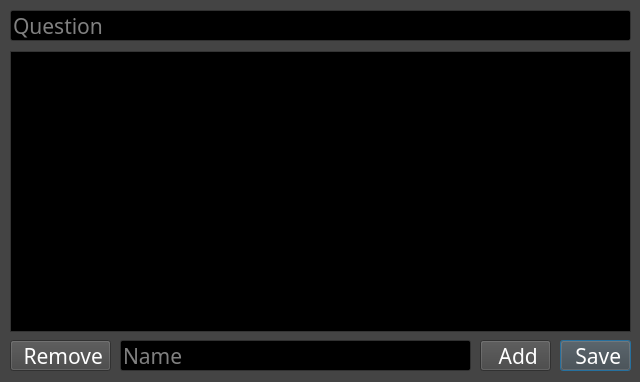
<?xml version="1.0" encoding="UTF-8"?>
<ui version="4.0">
 <class>OPTIONS_QUESTION_ORDER</class>
 <widget class="QDialog" name="OPTIONS_QUESTION_ORDER">
  <property name="geometry">
   <rect>
    <x>0</x>
    <y>0</y>
    <width>640</width>
    <height>382</height>
   </rect>
  </property>
  <property name="minimumSize">
   <size>
    <width>640</width>
    <height>382</height>
   </size>
  </property>
  <property name="maximumSize">
   <size>
    <width>640</width>
    <height>382</height>
   </size>
  </property>
  <property name="palette">
   <palette>
    <active>
     <colorrole role="WindowText">
      <brush brushstyle="SolidPattern">
       <color alpha="255">
        <red>255</red>
        <green>255</green>
        <blue>255</blue>
       </color>
      </brush>
     </colorrole>
     <colorrole role="Button">
      <brush brushstyle="SolidPattern">
       <color alpha="255">
        <red>68</red>
        <green>68</green>
        <blue>68</blue>
       </color>
      </brush>
     </colorrole>
     <colorrole role="Light">
      <brush brushstyle="SolidPattern">
       <color alpha="255">
        <red>102</red>
        <green>102</green>
        <blue>102</blue>
       </color>
      </brush>
     </colorrole>
     <colorrole role="Midlight">
      <brush brushstyle="SolidPattern">
       <color alpha="255">
        <red>85</red>
        <green>85</green>
        <blue>85</blue>
       </color>
      </brush>
     </colorrole>
     <colorrole role="Dark">
      <brush brushstyle="SolidPattern">
       <color alpha="255">
        <red>34</red>
        <green>34</green>
        <blue>34</blue>
       </color>
      </brush>
     </colorrole>
     <colorrole role="Mid">
      <brush brushstyle="SolidPattern">
       <color alpha="255">
        <red>45</red>
        <green>45</green>
        <blue>45</blue>
       </color>
      </brush>
     </colorrole>
     <colorrole role="Text">
      <brush brushstyle="SolidPattern">
       <color alpha="255">
        <red>255</red>
        <green>255</green>
        <blue>255</blue>
       </color>
      </brush>
     </colorrole>
     <colorrole role="BrightText">
      <brush brushstyle="SolidPattern">
       <color alpha="255">
        <red>255</red>
        <green>255</green>
        <blue>255</blue>
       </color>
      </brush>
     </colorrole>
     <colorrole role="ButtonText">
      <brush brushstyle="SolidPattern">
       <color alpha="255">
        <red>255</red>
        <green>255</green>
        <blue>255</blue>
       </color>
      </brush>
     </colorrole>
     <colorrole role="Base">
      <brush brushstyle="SolidPattern">
       <color alpha="255">
        <red>0</red>
        <green>0</green>
        <blue>0</blue>
       </color>
      </brush>
     </colorrole>
     <colorrole role="Window">
      <brush brushstyle="SolidPattern">
       <color alpha="255">
        <red>68</red>
        <green>68</green>
        <blue>68</blue>
       </color>
      </brush>
     </colorrole>
     <colorrole role="Shadow">
      <brush brushstyle="SolidPattern">
       <color alpha="255">
        <red>0</red>
        <green>0</green>
        <blue>0</blue>
       </color>
      </brush>
     </colorrole>
     <colorrole role="AlternateBase">
      <brush brushstyle="SolidPattern">
       <color alpha="255">
        <red>34</red>
        <green>34</green>
        <blue>34</blue>
       </color>
      </brush>
     </colorrole>
     <colorrole role="ToolTipBase">
      <brush brushstyle="SolidPattern">
       <color alpha="255">
        <red>255</red>
        <green>255</green>
        <blue>220</blue>
       </color>
      </brush>
     </colorrole>
     <colorrole role="ToolTipText">
      <brush brushstyle="SolidPattern">
       <color alpha="255">
        <red>0</red>
        <green>0</green>
        <blue>0</blue>
       </color>
      </brush>
     </colorrole>
    </active>
    <inactive>
     <colorrole role="WindowText">
      <brush brushstyle="SolidPattern">
       <color alpha="255">
        <red>255</red>
        <green>255</green>
        <blue>255</blue>
       </color>
      </brush>
     </colorrole>
     <colorrole role="Button">
      <brush brushstyle="SolidPattern">
       <color alpha="255">
        <red>68</red>
        <green>68</green>
        <blue>68</blue>
       </color>
      </brush>
     </colorrole>
     <colorrole role="Light">
      <brush brushstyle="SolidPattern">
       <color alpha="255">
        <red>102</red>
        <green>102</green>
        <blue>102</blue>
       </color>
      </brush>
     </colorrole>
     <colorrole role="Midlight">
      <brush brushstyle="SolidPattern">
       <color alpha="255">
        <red>85</red>
        <green>85</green>
        <blue>85</blue>
       </color>
      </brush>
     </colorrole>
     <colorrole role="Dark">
      <brush brushstyle="SolidPattern">
       <color alpha="255">
        <red>34</red>
        <green>34</green>
        <blue>34</blue>
       </color>
      </brush>
     </colorrole>
     <colorrole role="Mid">
      <brush brushstyle="SolidPattern">
       <color alpha="255">
        <red>45</red>
        <green>45</green>
        <blue>45</blue>
       </color>
      </brush>
     </colorrole>
     <colorrole role="Text">
      <brush brushstyle="SolidPattern">
       <color alpha="255">
        <red>255</red>
        <green>255</green>
        <blue>255</blue>
       </color>
      </brush>
     </colorrole>
     <colorrole role="BrightText">
      <brush brushstyle="SolidPattern">
       <color alpha="255">
        <red>255</red>
        <green>255</green>
        <blue>255</blue>
       </color>
      </brush>
     </colorrole>
     <colorrole role="ButtonText">
      <brush brushstyle="SolidPattern">
       <color alpha="255">
        <red>255</red>
        <green>255</green>
        <blue>255</blue>
       </color>
      </brush>
     </colorrole>
     <colorrole role="Base">
      <brush brushstyle="SolidPattern">
       <color alpha="255">
        <red>0</red>
        <green>0</green>
        <blue>0</blue>
       </color>
      </brush>
     </colorrole>
     <colorrole role="Window">
      <brush brushstyle="SolidPattern">
       <color alpha="255">
        <red>68</red>
        <green>68</green>
        <blue>68</blue>
       </color>
      </brush>
     </colorrole>
     <colorrole role="Shadow">
      <brush brushstyle="SolidPattern">
       <color alpha="255">
        <red>0</red>
        <green>0</green>
        <blue>0</blue>
       </color>
      </brush>
     </colorrole>
     <colorrole role="AlternateBase">
      <brush brushstyle="SolidPattern">
       <color alpha="255">
        <red>34</red>
        <green>34</green>
        <blue>34</blue>
       </color>
      </brush>
     </colorrole>
     <colorrole role="ToolTipBase">
      <brush brushstyle="SolidPattern">
       <color alpha="255">
        <red>255</red>
        <green>255</green>
        <blue>220</blue>
       </color>
      </brush>
     </colorrole>
     <colorrole role="ToolTipText">
      <brush brushstyle="SolidPattern">
       <color alpha="255">
        <red>0</red>
        <green>0</green>
        <blue>0</blue>
       </color>
      </brush>
     </colorrole>
    </inactive>
    <disabled>
     <colorrole role="WindowText">
      <brush brushstyle="SolidPattern">
       <color alpha="255">
        <red>34</red>
        <green>34</green>
        <blue>34</blue>
       </color>
      </brush>
     </colorrole>
     <colorrole role="Button">
      <brush brushstyle="SolidPattern">
       <color alpha="255">
        <red>68</red>
        <green>68</green>
        <blue>68</blue>
       </color>
      </brush>
     </colorrole>
     <colorrole role="Light">
      <brush brushstyle="SolidPattern">
       <color alpha="255">
        <red>102</red>
        <green>102</green>
        <blue>102</blue>
       </color>
      </brush>
     </colorrole>
     <colorrole role="Midlight">
      <brush brushstyle="SolidPattern">
       <color alpha="255">
        <red>85</red>
        <green>85</green>
        <blue>85</blue>
       </color>
      </brush>
     </colorrole>
     <colorrole role="Dark">
      <brush brushstyle="SolidPattern">
       <color alpha="255">
        <red>34</red>
        <green>34</green>
        <blue>34</blue>
       </color>
      </brush>
     </colorrole>
     <colorrole role="Mid">
      <brush brushstyle="SolidPattern">
       <color alpha="255">
        <red>45</red>
        <green>45</green>
        <blue>45</blue>
       </color>
      </brush>
     </colorrole>
     <colorrole role="Text">
      <brush brushstyle="SolidPattern">
       <color alpha="255">
        <red>34</red>
        <green>34</green>
        <blue>34</blue>
       </color>
      </brush>
     </colorrole>
     <colorrole role="BrightText">
      <brush brushstyle="SolidPattern">
       <color alpha="255">
        <red>255</red>
        <green>255</green>
        <blue>255</blue>
       </color>
      </brush>
     </colorrole>
     <colorrole role="ButtonText">
      <brush brushstyle="SolidPattern">
       <color alpha="255">
        <red>34</red>
        <green>34</green>
        <blue>34</blue>
       </color>
      </brush>
     </colorrole>
     <colorrole role="Base">
      <brush brushstyle="SolidPattern">
       <color alpha="255">
        <red>68</red>
        <green>68</green>
        <blue>68</blue>
       </color>
      </brush>
     </colorrole>
     <colorrole role="Window">
      <brush brushstyle="SolidPattern">
       <color alpha="255">
        <red>68</red>
        <green>68</green>
        <blue>68</blue>
       </color>
      </brush>
     </colorrole>
     <colorrole role="Shadow">
      <brush brushstyle="SolidPattern">
       <color alpha="255">
        <red>0</red>
        <green>0</green>
        <blue>0</blue>
       </color>
      </brush>
     </colorrole>
     <colorrole role="AlternateBase">
      <brush brushstyle="SolidPattern">
       <color alpha="255">
        <red>68</red>
        <green>68</green>
        <blue>68</blue>
       </color>
      </brush>
     </colorrole>
     <colorrole role="ToolTipBase">
      <brush brushstyle="SolidPattern">
       <color alpha="255">
        <red>255</red>
        <green>255</green>
        <blue>220</blue>
       </color>
      </brush>
     </colorrole>
     <colorrole role="ToolTipText">
      <brush brushstyle="SolidPattern">
       <color alpha="255">
        <red>0</red>
        <green>0</green>
        <blue>0</blue>
       </color>
      </brush>
     </colorrole>
    </disabled>
   </palette>
  </property>
  <property name="font">
   <font>
    <family>Calibri Light</family>
    <pointsize>16</pointsize>
   </font>
  </property>
  <property name="windowTitle">
   <string>Options for Order</string>
  </property>
  <property name="windowIcon">
   <iconset>
    <normaloff>question_order/question_order.png</normaloff>question_order/question_order.png</iconset>
  </property>
  <widget class="QPushButton" name="save">
   <property name="enabled">
    <bool>true</bool>
   </property>
   <property name="geometry">
    <rect>
     <x>560</x>
     <y>340</y>
     <width>71</width>
     <height>31</height>
    </rect>
   </property>
   <property name="font">
    <font>
     <family>Calibri Light</family>
     <pointsize>16</pointsize>
    </font>
   </property>
   <property name="cursor">
    <cursorShape>ArrowCursor</cursorShape>
   </property>
   <property name="text">
    <string> Save</string>
   </property>
   <property name="icon">
    <iconset>
     <normaloff>general/dialog_ok.png</normaloff>general/dialog_ok.png</iconset>
   </property>
   <property name="iconSize">
    <size>
     <width>16</width>
     <height>16</height>
    </size>
   </property>
  </widget>
  <widget class="QPushButton" name="add">
   <property name="enabled">
    <bool>true</bool>
   </property>
   <property name="geometry">
    <rect>
     <x>480</x>
     <y>340</y>
     <width>71</width>
     <height>31</height>
    </rect>
   </property>
   <property name="cursor">
    <cursorShape>ArrowCursor</cursorShape>
   </property>
   <property name="text">
    <string> Add</string>
   </property>
   <property name="icon">
    <iconset>
     <normaloff>general/create_room.png</normaloff>general/create_room.png</iconset>
   </property>
   <property name="iconSize">
    <size>
     <width>16</width>
     <height>16</height>
    </size>
   </property>
  </widget>
  <widget class="QListWidget" name="list">
   <property name="geometry">
    <rect>
     <x>10</x>
     <y>51</y>
     <width>621</width>
     <height>281</height>
    </rect>
   </property>
   <property name="font">
    <font>
     <family>Calibri Light</family>
     <pointsize>20</pointsize>
    </font>
   </property>
   <property name="toolTip">
    <string>&lt;html&gt;&lt;head/&gt;&lt;body&gt;&lt;p&gt;the true order&lt;/p&gt;&lt;/body&gt;&lt;/html&gt;</string>
   </property>
   <property name="dragEnabled">
    <bool>true</bool>
   </property>
   <property name="dragDropMode">
    <enum>QAbstractItemView::InternalMove</enum>
   </property>
   <property name="defaultDropAction">
    <enum>Qt::MoveAction</enum>
   </property>
   <property name="alternatingRowColors">
    <bool>true</bool>
   </property>
  </widget>
  <widget class="QPushButton" name="remove">
   <property name="enabled">
    <bool>true</bool>
   </property>
   <property name="geometry">
    <rect>
     <x>10</x>
     <y>340</y>
     <width>101</width>
     <height>31</height>
    </rect>
   </property>
   <property name="cursor">
    <cursorShape>ArrowCursor</cursorShape>
   </property>
   <property name="toolTip">
    <string>&lt;html&gt;&lt;head/&gt;&lt;body&gt;&lt;p&gt;&lt;span style=&quot; font-weight:600;&quot;&gt;DEL&lt;/span&gt;&lt;/p&gt;&lt;p&gt;remove question&lt;/p&gt;&lt;/body&gt;&lt;/html&gt;</string>
   </property>
   <property name="text">
    <string> Remove</string>
   </property>
   <property name="icon">
    <iconset>
     <normaloff>general/dialog_cancel.png</normaloff>general/dialog_cancel.png</iconset>
   </property>
   <property name="iconSize">
    <size>
     <width>16</width>
     <height>16</height>
    </size>
   </property>
  </widget>
  <widget class="QLineEdit" name="name">
   <property name="geometry">
    <rect>
     <x>120</x>
     <y>340</y>
     <width>351</width>
     <height>31</height>
    </rect>
   </property>
   <property name="font">
    <font>
     <family>Calibri Light</family>
    </font>
   </property>
   <property name="toolTip">
    <string>&lt;html&gt;&lt;head/&gt;&lt;body&gt;&lt;p&gt;name of the item&lt;/p&gt;&lt;/body&gt;&lt;/html&gt;</string>
   </property>
   <property name="placeholderText">
    <string>Name</string>
   </property>
  </widget>
  <widget class="QLineEdit" name="question">
   <property name="geometry">
    <rect>
     <x>10</x>
     <y>10</y>
     <width>621</width>
     <height>31</height>
    </rect>
   </property>
   <property name="font">
    <font>
     <family>Calibri Light</family>
     <pointsize>16</pointsize>
    </font>
   </property>
   <property name="placeholderText">
    <string>Question</string>
   </property>
  </widget>
 </widget>
 <tabstops>
  <tabstop>list</tabstop>
  <tabstop>name</tabstop>
  <tabstop>add</tabstop>
  <tabstop>remove</tabstop>
  <tabstop>save</tabstop>
 </tabstops>
 <resources/>
 <connections/>
</ui>
